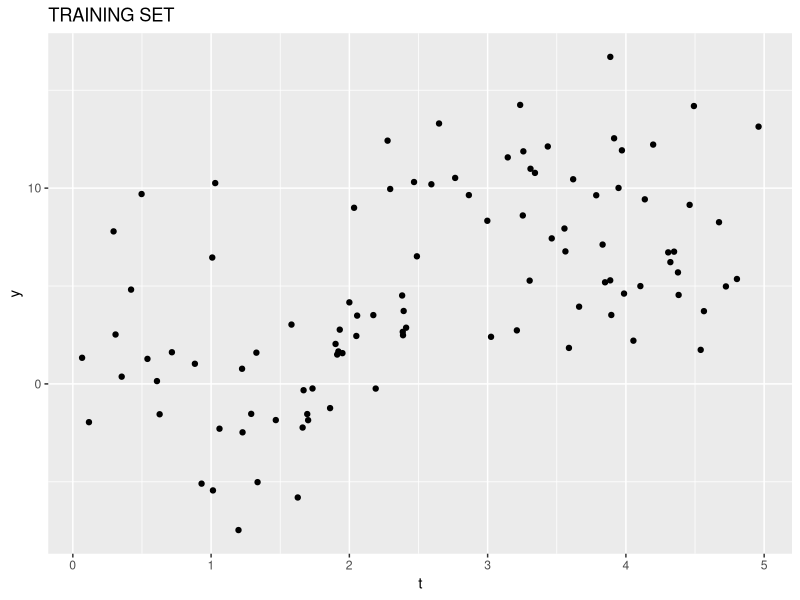
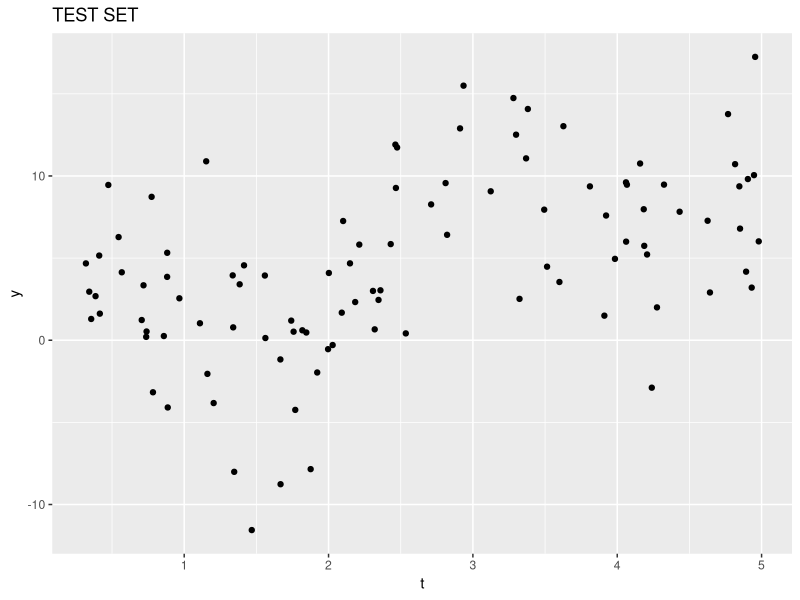
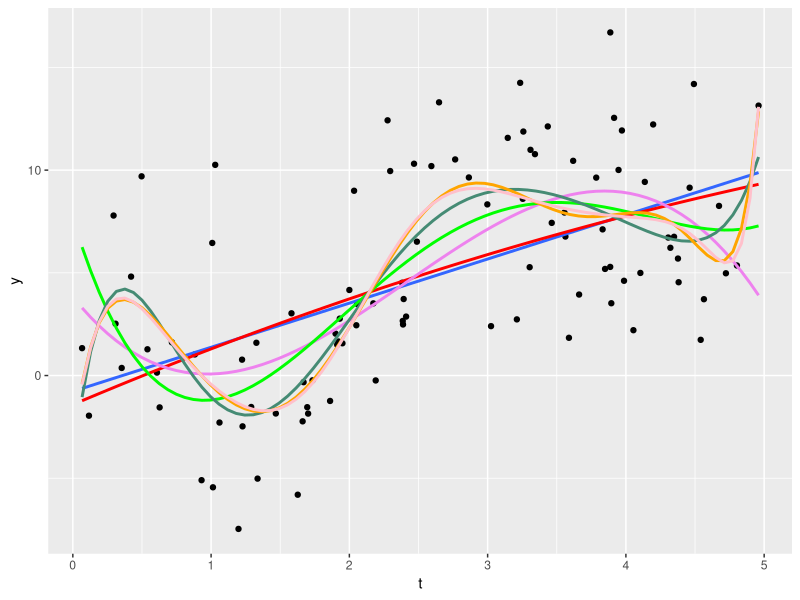
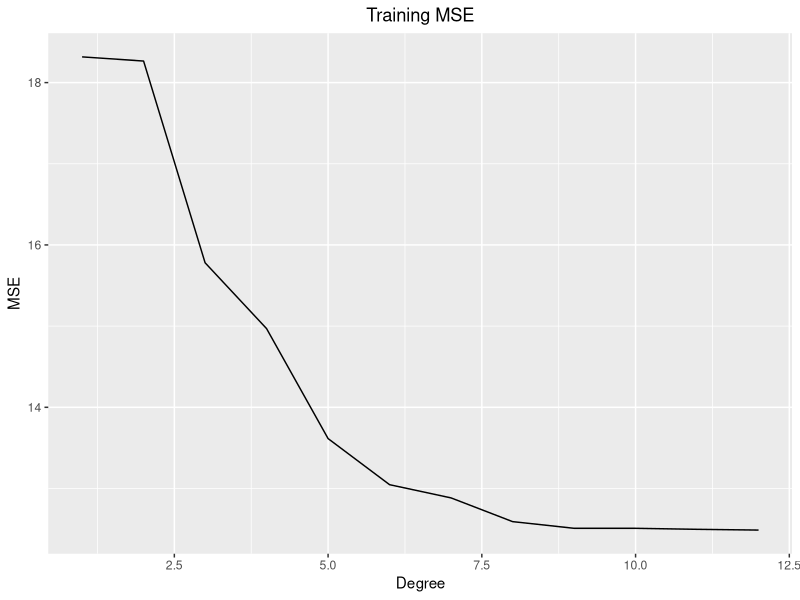
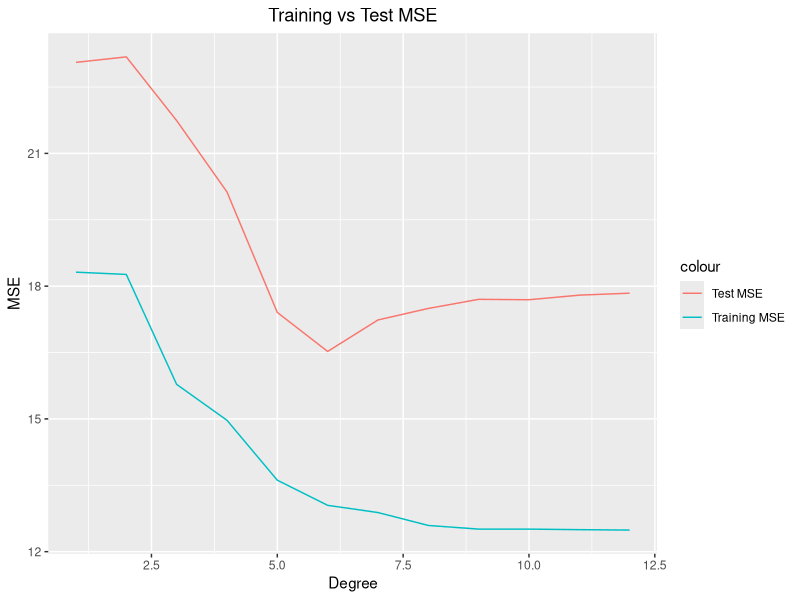
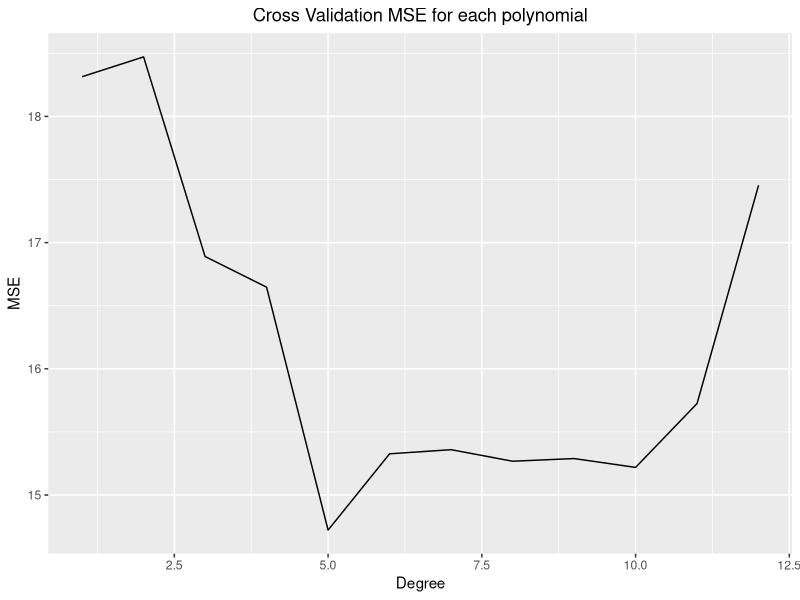
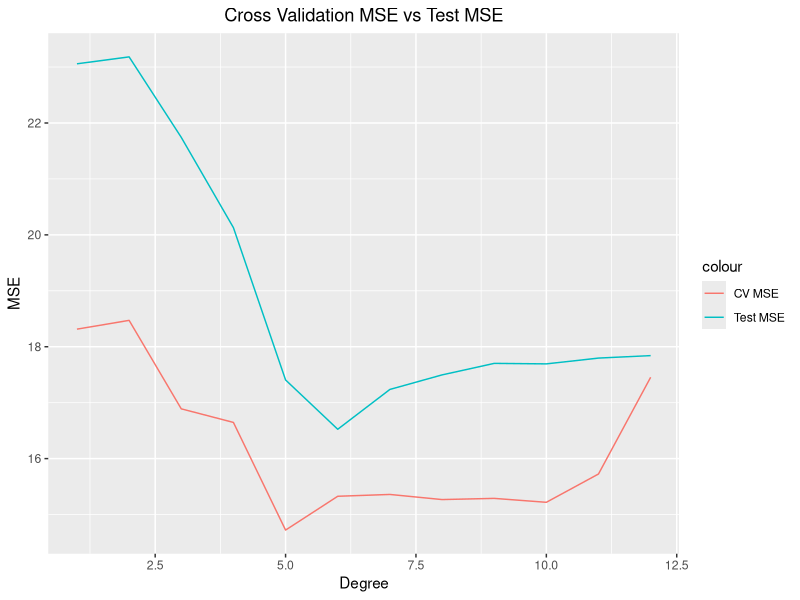
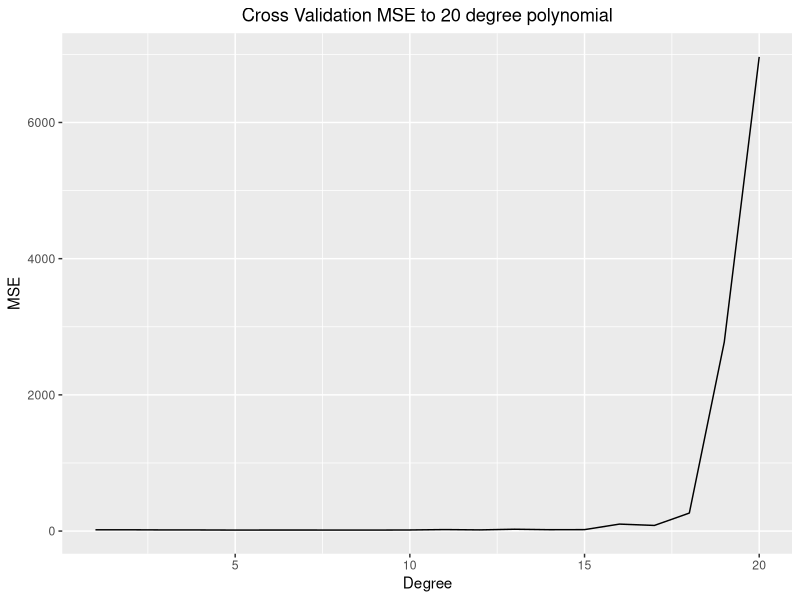

The R source for these figures, in order:
## ---- chunk 1
knitr::opts_chunk$set(echo = TRUE)
library(caret)
library(ggplot2)
library(dplyr)
## ---- chunk 2
set.seed(1)
n=100
t=runif(n,0,5)
y=2*t + 3*cos(2*t) + rnorm(n,0,4)

train<-data.frame(t,y)

t=runif(n,0,5)
y=2*t + 3*cos(2*t) + rnorm(n,0,4)

test<-data.frame(t,y)
## ---- chunk 3
ggplot()+geom_point(data=train, aes(t, y))+ggtitle("TRAINING SET")
ggplot()+geom_point(data=test, aes(t, y))+ggtitle("TEST SET")

## ---- chunk 4
ggplot(data=train,aes(t,y))+
  geom_point()+
  geom_smooth(method="lm",se=F)+
  geom_smooth(method="lm",se=F,formula=y~poly(x,2),color="red",show.legend=T)+
  geom_smooth(method="lm",se=F,formula=y~poly(x,3),color="violet")+
  geom_smooth(method="lm",se=F,formula=y~poly(x,4),color="green")+
  geom_smooth(method="lm",se=F,formula=y~poly(x,7),color="aquamarine4")+
  geom_smooth(method="lm",se=F,formula=y~poly(x,9),color="orange")+
  geom_smooth(method="lm",se=F,formula=y~poly(x,12),color="pink")


## ---- chunk 5

#lapply

#lapply(1:12,function(x)=lm(y~poly(t,x),train))

#

first<-lm(y~poly(train$t,1))
train_MSE1 = mean(first$residuals^2)
second<-lm(y~poly(train$t,2))
train_MSE2 = mean(second$residuals^2)
third<-lm(y~poly(train$t,3))
train_MSE3 = mean(third$residuals^2)
fourth<-lm(y~poly(train$t,4))
train_MSE4 = mean(fourth$residuals^2)
fifth<-lm(y~poly(train$t,5))
train_MSE5 = mean(fifth$residuals^2)
sixth<-lm(y~poly(train$t,6))
train_MSE6 = mean(sixth$residuals^2)
seventh<-lm(y~poly(train$t,7))
train_MSE7 = mean(seventh$residuals^2)
eigth<-lm(y~poly(train$t,8))
train_MSE8 = mean(eigth$residuals^2)
ninth<-lm(y~poly(train$t,9))
train_MSE9 = mean(ninth$residuals^2)
tenth<-lm(y~poly(train$t,10))
train_MSE10 = mean(tenth$residuals^2)
eleventh<-lm(y~poly(train$t,11))
train_MSE11 = mean(eleventh$residuals^2)
twelvth<-lm(y~poly(train$t,12))
train_MSE12 = mean(twelvth$residuals^2)

train_error <- numeric(12)
for(i in 1:12){
   model1 <- lm(formula=y~poly(t,i), data = train)
   predictMSE<-predict(model1,train)
  train_error[i] <- mean((train$y-predictMSE)^2)
}
## ---- chunk 6
degree<-c(1:12)
MSE<-c(train_MSE1,train_MSE2,train_MSE3,train_MSE4,train_MSE5,train_MSE6,
                         train_MSE7,train_MSE8,train_MSE9,train_MSE10,train_MSE11,train_MSE12)
training_MSE<-data.frame(degree,train_error)

ggplot(training_MSE,aes(degree,train_error))+
  geom_line()+
  labs(title="Training MSE",x="Degree",y="MSE")+
  theme(plot.title = element_text(hjust=0.5))

## ---- chunk 7
test_error1 <- numeric(12)
for(i in 1:12){
   model1 <- lm(formula=y~poly(t,i), data = train)
   predictMSE<-predict(model1,test)
  test_error1[i] <- mean((test$y-predictMSE)^2)
}


test_error1DF<-data.frame(degree,test_error1)

ggplot() + 
  geom_line(aes(x=degree,y=training_MSE$train_error,col="Training MSE"))+
  geom_line(aes(x=degree,y=test_error1DF$test_error1,col="Test MSE"))+
  labs(title="Training vs Test MSE",x="Degree",y="MSE")+
  theme(plot.title = element_text(hjust=0.5))

## ---- chunk 8
lm_model= train(y~t, train, method="lm")
lm_model$results
## ---- chunk 9
regressControl1 = trainControl(method="cv",number = 10)

lm_model_cv = train(y~t, train, method="lm", trControl = regressControl1)
lm_model_cv$results

## ---- chunk 10
regressControl = trainControl(method="repeatedcv",number = 10, repeats = 5)

cverror <- numeric(12)
for(i in 1:12){
  f <- bquote(y ~ poly(t, .(i)))
   models <- train(as.formula(f), data = train, trControl=regressControl, method='lm')
  cverror[i] <- (models$results$RMSE)^2
}

cverror
cv_errorDF<-data.frame(degree,cverror)

ggplot(cv_errorDF,aes(degree,cverror))+
  geom_line()+
  labs(title="Cross Validation MSE for each polynomial",x="Degree",y="MSE")+
  theme(plot.title = element_text(hjust=0.5))
## ---- chunk 11
test_error <- numeric(12)
for(i in 1:12){
  f <- bquote(y ~ poly(t, .(i)))
   models <- train(as.formula(f), data = train, trControl=regressControl, method='lm')
   predictMSE<-predict(models,test)
  test_error[i] <- mean((test$y-predictMSE)^2)
}


test_errorDF<-data.frame(degree,test_error)

ggplot()+
  geom_line(aes(cv_errorDF$degree,cv_errorDF$cverror,col="CV MSE"))+
  geom_line(aes(test_errorDF$degree,test_errorDF$test_error,col="Test MSE"))+
  labs(title="Cross Validation MSE vs Test MSE",x="Degree",y="MSE")+
  theme(plot.title = element_text(hjust=0.5))
## ---- chunk 12
cverror <- numeric(20)
for(i in 1:20){
  f <- bquote(y ~ poly(t, .(i)))
   models <- train(as.formula(f), data = train, trControl=regressControl, method='lm')
  cverror[i] <- (models$results$RMSE)^2
}

degree20<-c(1:20)
cv_errorDF<-data.frame(degree20,cverror)
ggplot(cv_errorDF,aes(degree20,cverror))+
  geom_line()+
  labs(title="Cross Validation MSE to 20 degree polynomial",x="Degree",y="MSE")+
  theme(plot.title = element_text(hjust=0.5))

cverror

## ---- chunk 13
kerror <- numeric(98)
testMSE<-numeric(98)
for(i in 3:100){
  f <- bquote(y ~ poly(t,5))
  models <- train(as.formula(f), data = train, trControl=trainControl(method="cv",number = i),
  method='lm')
  kerror[i] <- (models$results$RMSE)^2
  predictMSE1<-predict(models,test)
  testMSE[i] <- mean((test$y-predictMSE1)^2)
}

kerror<-kerror[-c(1,2)]
kVals<-c(3:100)
kValsDF<-data.frame(kVals,kerror)

testMSE<-testMSE[-c(1,2)]

ggplot(kValsDF,aes(kVals,kerror))+
  geom_line(aes(kValsDF$kVals,kValsDF$kerror,col="CV MSE"))+
  geom_line(aes(kVals,testMSE,col="Test MSE"))+
  labs(title="Cross Validation MSE vs Test MSE",x="Degree",y="MSE")+
  theme(plot.title = element_text(hjust=0.5))
